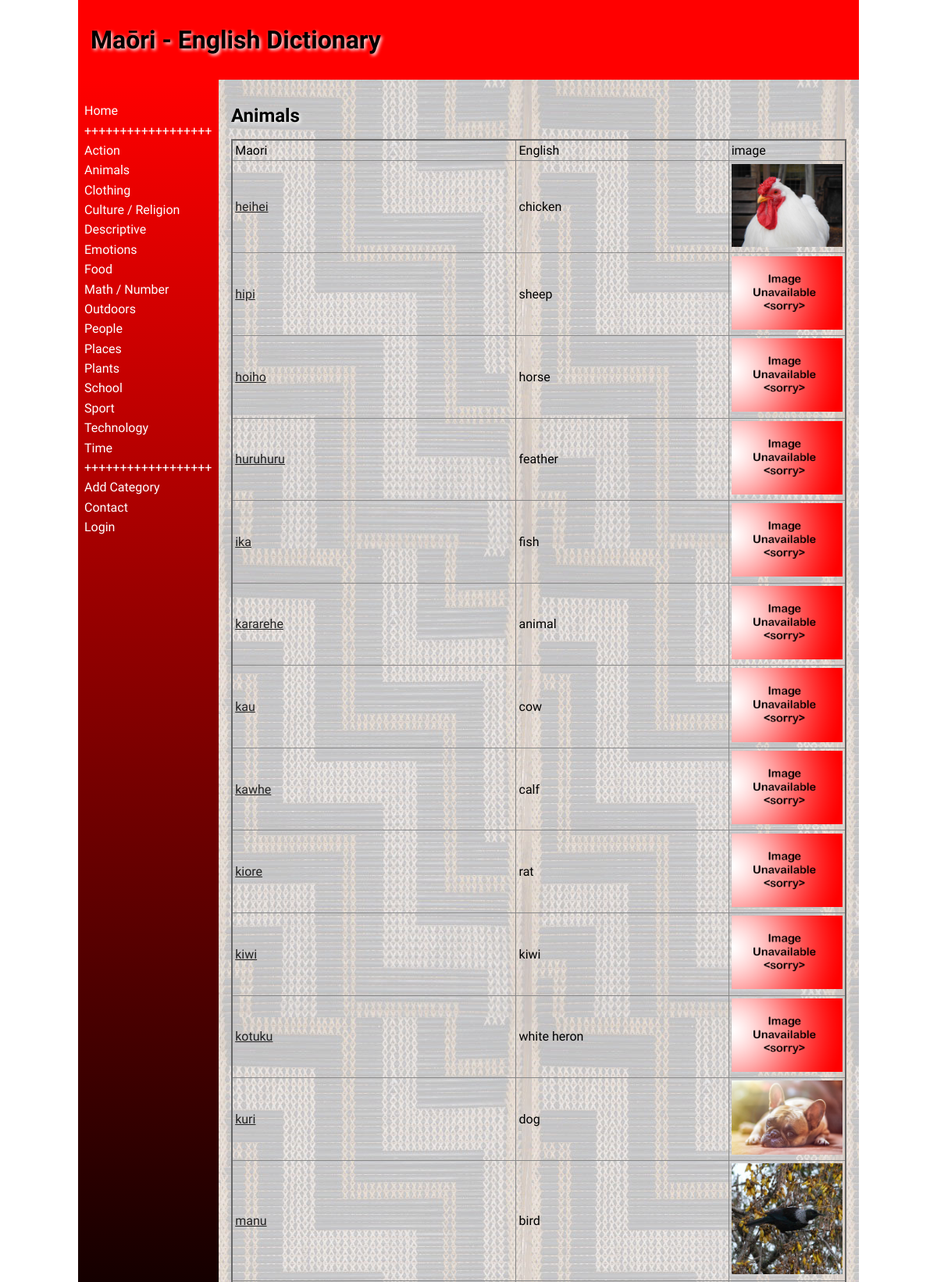
Page /category/2 (upper part) on the committed database.
### tables this page shows
CREATE TABLE "categories"
(
	id integer
		constraint Dictionary_pk
			primary key autoincrement,
	category varchar(30)
);

CREATE TABLE "Words"
(
    id          integer
        constraint Words_pk
            primary key,
    maori       varchar(30),
    english     varchar(30),
    category    varchar(30),
    definition  varchar(300),
    level       integer(10),
    image       varchar(30),
    user_id     integer
        references User,
    timestamp   datatime,
    category_id integer
        constraint Words_category_id_fk
            references categories
, username varchar(30));

### app.py (the view, shortened to what this page needs)
@app.route('/category/<category_id>', methods=['POST', 'GET'])
def category(category_id):
    con = create_connection(DATABASE)
    query = "SELECT id, category FROM categories WHERE id = ?"  # select data from database
    cur = con.cursor()
    cur.execute(query, (category_id,))
    category = cur.fetchall()
    print(category_id, category)
    query = "SELECT id, maori, english, image FROM Words WHERE category_id=? ORDER BY maori ASC"
    cur = con.cursor()
    cur.execute(query, (category_id,))  # executes the query
    words_list = cur.fetchall()  # put result into a list
    con.close()
    return render_template('category.html', categories=category_list(), words_list=words_list, category=category[0],
                           logged_in=is_logged_in(), catID=category_id, logged_in_teacher=is_logged_in_teacher())

### app.py (called while the page is built)
def create_connection(db_file):
    try:
        connection = sqlite3.connect(db_file)
        connection.execute('pragma foreign_keys=ON')
        return connection
    except Error as e:
        print(e)
    return None

def is_logged_in():
    if session.get("email") is None:  # if there is no email the user are not logged in
        print("not logged in")
        return False
    else:
        print("logged in")
        return True

def is_logged_in_teacher():
    if session.get("teacher") == "Y":  # if the user is the teacher
        print("logged in as teacher")
        return True
    else:
        print("logged in as student")
        return False

def category_list():
    con = create_connection(DATABASE) # create connection to database
    query = "SELECT id, category FROM categories ORDER BY category ASC"  # select category fom
    cur = con.cursor()
    cur.execute(query) # execute the query
    category_list = cur.fetchall()
    cur.close()
    return category_list

### templates/category.html (shortened to what this page needs)
{% extends 'base.html' %}
{% block heading %}Maōri - English Dictionary{% endblock %}
{% block main %}
    <h2>{{ category[1]}}{% if logged_in_teacher %}<a href="/deletecategory/{{ category[0]}}/{{ category[1]}}">- Delete Category</a>{% endif %}</h2>
<table class="cart-table">
    <thead>
    <tr>
        <td>Maori</td>
        <td>English</td>
        <td>image</td>
    </tr>
    </thead>
    <tbody>
    {%  for word in words_list %}
    <tr>
        <td><a href="/word/{{ word[0] }}">{{ word[1] }}</a></td>
        <td>{{ word[2] }}</td>
        <td width="150px"><img src="/static/images/{{ word[3] }}.jpg"  alt=""></td>
    </tr>
    {% endfor %}
    </tbody>
</table>
{% endblock %}

### templates/base.html (shortened to what this page needs)
<!doctype html>
<html lang="en">
<head>
	<link href="{{ url_for('static', filename='css/style.css') }}" rel="stylesheet">
</head>
<body>
	<div id="container">
		<header>
			<h1>{% block heading %}{% endblock %}</h1>
		</header>
		<nav>
			<ul>
                <li><a href="\">Home</a></li>
                <li><a>++++++++++++++++++</a></li>
                <div class="category">
                {% for category in categories %}
                <tr>
                    <li><a href="/category/{{ category[0]}}">{{ category[1]}}</a></li>
                </tr>
                {% endfor %}
                </div>
                <li><a>++++++++++++++++++</a></li>
                <li><a href="/add_category">Add Category</a></li>
                <li><a href="/contact">Contact</a></li>
                {% if logged_in %}
                    <li><a href="/logout">Log Out(Logged as {{ session.first_name }})</a></li>
				{% else %}
                    <li><a href="/login">Login</a></li>
                {% endif %}
			</ul>
		</nav>
		<main>
            {% block main%}{% endblock %}
        </main>
	</div>
</body>
</html>

### static/css/style.css (style rules this page uses)
* { font-family: Comfortaa, sans-serif; margin: 0; padding: 0; box-sizing: border-box; }
#container { display: grid; grid-template-columns: 75px auto; grid-template-areas: 'nav header' 'main main' 'footer footer'; }
header { grid-area: header; background-color: #f00; padding: 1rem; }
nav { grid-area: nav; }
main { grid-area: main; padding: 1rem; background-color: #edd; }
h1, h2, h3, h4 { padding: 1rem 0; font-family: 'Suez One', serif; color: #000; text-shadow: 2px 2px 4px #fff; }
a { color: #222; }
img { width: 100%; }
table { width: 100%; border: 2px solid #666; border-collapse: collapse; }
th, td { border: 1px solid #888; padding: 0.2rem; text-align: left; }
@media only screen and (min-width: 768px) { #container { grid-template-columns: 180px auto; grid-template-areas: 'header header' 'nav main' 'footer footer'; } }
@media only screen and (min-width: 768px) { nav { background: linear-gradient(180deg, rgba(255,0,0,1) 0%, rgba(0, 0, 0, 1) 50%, rgba(255,0,0,1) 100%); padding: 0.5rem; } }
@media only screen and (min-width: 768px) { nav ul { list-style: none; } }
@media only screen and (min-width: 768px) { nav li { padding: 0.2rem 0; } }
@media only screen and (min-width: 768px) { nav a { color: #fff; text-decoration: none; } }
@media only screen and (min-width: 768px) { main { background-image: url('/static/images/poutama.jpg'); } }
@media only screen and (min-width: 1000px) { #container { width: 1000px; margin: auto; } }

### rows in the picture
categories: category "Action"
categories: category "Animals"
categories: category "Clothing"
categories: category "Culture / Religion"
categories: category "Descriptive"
categories: category "Emotions"
categories: category "Food"
categories: category "Math / Number"
categories: category "Outdoors"
categories: category "People"
categories: category "Places"
categories: category "Plants"
categories: category "School"
categories: category "Sport"
categories: category "Technology"
categories: category "Time"
Words: maori "heihei", english "chicken", image (picture)
Words: maori "hipi", english "sheep", image (placeholder picture)
Words: maori "hoiho", english "horse", image (placeholder picture)
Words: maori "huruhuru", english "feather", image (placeholder picture)
Words: maori "ika", english "fish", image (placeholder picture)
Words: maori "kararehe", english "animal", image (placeholder picture)
Words: maori "kau", english "cow", image (placeholder picture)
Words: maori "kawhe", english "calf", image (placeholder picture)
Words: maori "kiore", english "rat", image (placeholder picture)
Words: maori "kiwi", english "kiwi", image (placeholder picture)
Words: maori "kotuku", english "white heron", image (placeholder picture)
Words: maori "kuri", english "dog", shows a picture
Words: maori "manu", english "bird", image (picture)
